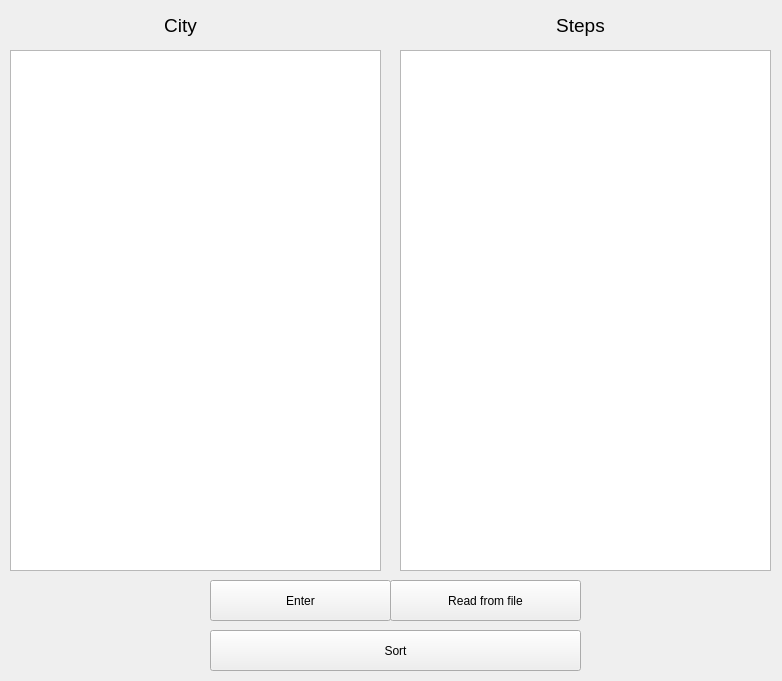
<?xml version="1.0" encoding="UTF-8"?>
<ui version="4.0">
 <class>MainWindow</class>
 <widget class="QMainWindow" name="MainWindow">
  <property name="geometry">
   <rect>
    <x>0</x>
    <y>0</y>
    <width>782</width>
    <height>681</height>
   </rect>
  </property>
  <property name="windowTitle">
   <string>MainWindow</string>
  </property>
  <widget class="QWidget" name="centralwidget">
   <widget class="QTextEdit" name="city_list">
    <property name="geometry">
     <rect>
      <x>10</x>
      <y>50</y>
      <width>371</width>
      <height>521</height>
     </rect>
    </property>
   </widget>
   <widget class="QPushButton" name="enter">
    <property name="geometry">
     <rect>
      <x>210</x>
      <y>580</y>
      <width>181</width>
      <height>41</height>
     </rect>
    </property>
    <property name="text">
     <string>Enter</string>
    </property>
   </widget>
   <widget class="QPushButton" name="read_from_file">
    <property name="geometry">
     <rect>
      <x>390</x>
      <y>580</y>
      <width>191</width>
      <height>41</height>
     </rect>
    </property>
    <property name="text">
     <string>Read from file</string>
    </property>
   </widget>
   <widget class="QTextEdit" name="steps_list">
    <property name="geometry">
     <rect>
      <x>400</x>
      <y>50</y>
      <width>371</width>
      <height>521</height>
     </rect>
    </property>
    <property name="readOnly">
     <bool>true</bool>
    </property>
   </widget>
   <widget class="QPushButton" name="sort">
    <property name="geometry">
     <rect>
      <x>210</x>
      <y>630</y>
      <width>371</width>
      <height>41</height>
     </rect>
    </property>
    <property name="text">
     <string>Sort</string>
    </property>
   </widget>
   <widget class="QLabel" name="label">
    <property name="geometry">
     <rect>
      <x>540</x>
      <y>10</y>
      <width>81</width>
      <height>31</height>
     </rect>
    </property>
    <property name="font">
     <font>
      <pointsize>14</pointsize>
     </font>
    </property>
    <property name="text">
     <string>Steps</string>
    </property>
    <property name="alignment">
     <set>Qt::AlignCenter</set>
    </property>
   </widget>
   <widget class="QLabel" name="label_2">
    <property name="geometry">
     <rect>
      <x>140</x>
      <y>10</y>
      <width>81</width>
      <height>31</height>
     </rect>
    </property>
    <property name="font">
     <font>
      <pointsize>14</pointsize>
     </font>
    </property>
    <property name="text">
     <string>City</string>
    </property>
    <property name="alignment">
     <set>Qt::AlignCenter</set>
    </property>
   </widget>
  </widget>
 </widget>
 <resources/>
 <connections/>
</ui>
